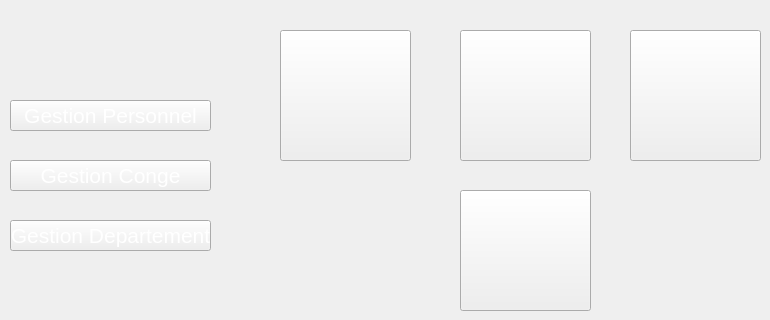
   <widget class="QWidget" name="page_2">
    <widget class="QPushButton" name="pushButton_9">
     <property name="geometry">
      <rect>
       <x>10</x>
       <y>160</y>
       <width>201</width>
       <height>31</height>
      </rect>
     </property>
     <property name="font">
      <font>
       <pointsize>16</pointsize>
       <weight>50</weight>
       <bold>false</bold>
      </font>
     </property>
     <property name="styleSheet">
      <string notr="true">color: rgb(255, 255, 255);
background-image: url(:/new/prefix1/img/selected2.png);
</string>
     </property>
     <property name="text">
      <string>Gestion Conge</string>
     </property>
    </widget>
    <widget class="QPushButton" name="pushButton_10">
     <property name="geometry">
      <rect>
       <x>460</x>
       <y>30</y>
       <width>131</width>
       <height>131</height>
      </rect>
     </property>
     <property name="styleSheet">
      <string notr="true">image: url(:/new/prefix1/img/icon-modif2 (1).png);</string>
     </property>
     <property name="text">
      <string/>
     </property>
    </widget>
    <widget class="QPushButton" name="pushButton_11">
     <property name="geometry">
      <rect>
       <x>460</x>
       <y>190</y>
       <width>131</width>
       <height>121</height>
      </rect>
     </property>
     <property name="styleSheet">
      <string notr="true">image: url(:/new/prefix1/img/icon-afficher2.png);</string>
     </property>
     <property name="text">
      <string/>
     </property>
    </widget>
    <widget class="QPushButton" name="pushButton_12">
     <property name="geometry">
      <rect>
       <x>630</x>
       <y>30</y>
       <width>131</width>
       <height>131</height>
      </rect>
     </property>
     <property name="styleSheet">
      <string notr="true">image: url(:/new/prefix1/img/icon-supp2 (1).png);</string>
     </property>
     <property name="text">
      <string/>
     </property>
    </widget>
    <widget class="QPushButton" name="pushButton_13">
     <property name="geometry">
      <rect>
       <x>280</x>
       <y>30</y>
       <width>131</width>
       <height>131</height>
      </rect>
     </property>
     <property name="styleSheet">
      <string notr="true">image: url(:/new/prefix1/img/icon-ajout2.png);</string>
     </property>
     <property name="text">
      <string/>
     </property>
    </widget>
    <widget class="QPushButton" name="pushButton_14">
     <property name="geometry">
      <rect>
       <x>10</x>
       <y>100</y>
       <width>201</width>
       <height>31</height>
      </rect>
     </property>
     <property name="font">
      <font>
       <pointsize>16</pointsize>
       <weight>50</weight>
       <bold>false</bold>
      </font>
     </property>
     <property name="styleSheet">
      <string notr="true">color: rgb(255, 255, 255);

</string>
     </property>
     <property name="text">
      <string>Gestion Personnel</string>
     </property>
    </widget>
    <widget class="QPushButton" name="departement1">
     <property name="geometry">
      <rect>
       <x>10</x>
       <y>220</y>
       <width>201</width>
       <height>31</height>
      </rect>
     </property>
     <property name="font">
      <font>
       <pointsize>16</pointsize>
       <weight>50</weight>
       <bold>false</bold>
      </font>
     </property>
     <property name="styleSheet">
      <string notr="true">color: rgb(255, 255, 255);

</string>
     </property>
     <property name="text">
      <string>Gestion Departement</string>
     </property>
    </widget>
   </widget>
